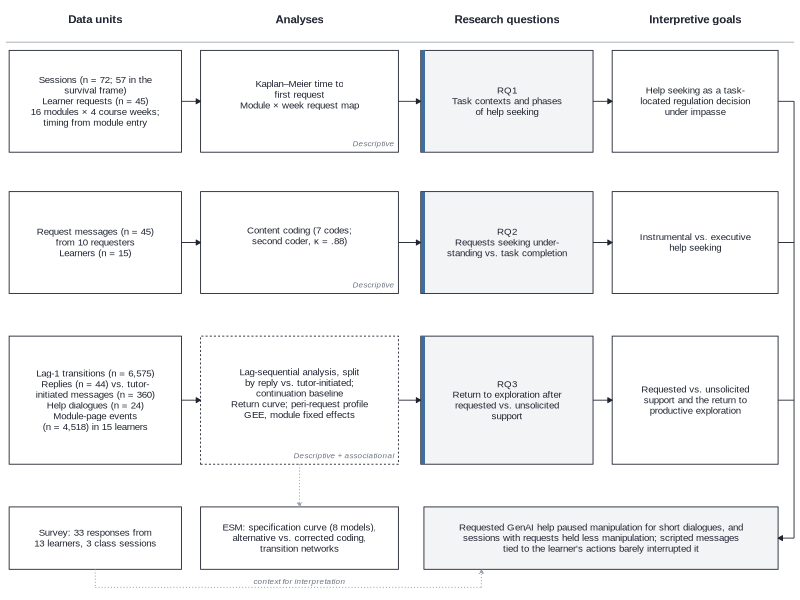
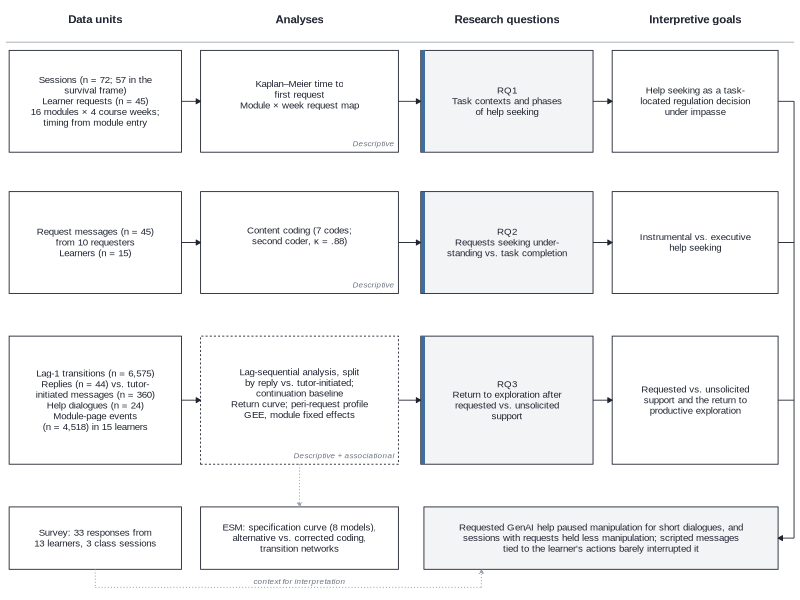
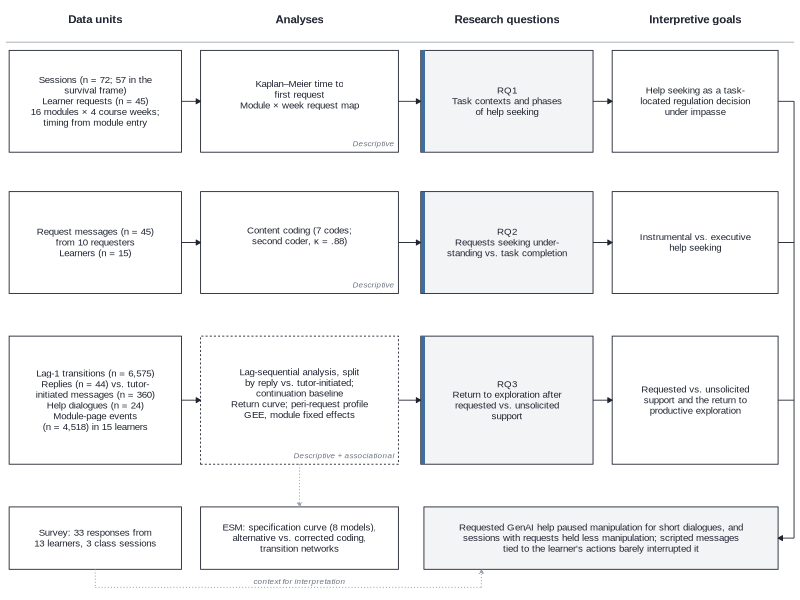

The R script that drew these images, in order:
# Analytic framework: data units -> analyses -> RQ -> interpretive goal (consent-16 n values). Vector, 174 mm.
suppressPackageStartupMessages({library(ggplot2); library(dplyr); library(tibble)})
# Figure 3 (Method, Data Analysis). Hand-specified diagram: the n values in the boxes are typed text, not read from
# results; check_numbers.py does not cover them. Output folder from TKL_FIGOUT (repro/run_all.py), default figures/out.
out <- Sys.getenv("TKL_FIGOUT", "out"); dir.create(out, showWarnings = FALSE, recursive = TRUE)
ink <- "#1F2430"; mid <- "#6B7280"; rule <- "#9CA3AF"; fill0 <- "#F3F4F6"; accent <- "#3E6E9E"; fam <- "Arial"
# columns (x centres) and widths
cx <- c(units = 1.55, an = 4.75, rq = 8.0, goal = 10.95); w <- c(units = 2.7, an = 3.1, rq = 2.7, goal = 2.6)
ly <- c(RQ1 = 6.1, RQ2 = 3.95, RQ3 = 1.55); h <- c(RQ1 = 1.55, RQ2 = 1.55, RQ3 = 1.95)
box <- function(col, lane, label, lty = "solid", fill = "white", bold = FALSE, tag = NA, hh = h[[lane]], yy = ly[[lane]]) {
  tibble(x = cx[[col]], y = yy, w = w[[col]], h = hh, label = label, lty = lty, fill = fill, bold = bold, tag = tag)
}
B <- bind_rows(
  box("units", "RQ1", "Sessions (n = 72; 57 in the\nsurvival frame)\nLearner requests (n = 45)\n16 modules \u00d7 4 course weeks;\ntiming from module entry"),
  box("units", "RQ2", "Request messages (n = 45)\nfrom 10 requesters\nLearners (n = 15)"),
  box("units", "RQ3", "Lag-1 transitions (n = 6,575)\nReplies (n = 44) vs. tutor-\ninitiated messages (n = 360)\nHelp dialogues (n = 24)\nModule-page events\n(n = 4,518) in 15 learners"),
  box("an", "RQ1", "Kaplan\u2013Meier time to\nfirst request\nModule \u00d7 week request map", tag = "Descriptive"),
  box("an", "RQ2", "Content coding (7 codes;\nsecond coder, \u03ba = .88)", tag = "Descriptive"),
  box("an", "RQ3", "Lag-sequential analysis, split\nby reply vs. tutor-initiated;\ncontinuation baseline\nReturn curve; peri-request profile\nGEE, module fixed effects", lty = "22", tag = "Descriptive + associational"),
  box("rq", "RQ1", "RQ1\nTask contexts and phases\nof help seeking", fill = fill0, bold = TRUE),
  box("rq", "RQ2", "RQ2\nRequests seeking under-\nstanding vs. task completion", fill = fill0, bold = TRUE),
  box("rq", "RQ3", "RQ3\nReturn to exploration after\nrequested vs. unsolicited\nsupport", fill = fill0, bold = TRUE),
  box("goal", "RQ1", "Help seeking as a task-\nlocated regulation decision\nunder impasse"),
  box("goal", "RQ2", "Instrumental vs. executive\nhelp seeking"),
  box("goal", "RQ3", "Requested vs. unsolicited\nsupport and the return to\nproductive exploration")
)
# context unit (survey) and ESM branch, converging box
ctx <- tibble(x = cx[["units"]], y = -0.55, w = w[["units"]], h = 0.95, label = "Survey: 33 responses from\n13 learners, 3 class sessions", lty = "solid", fill = "white", bold = FALSE, tag = NA)
esm <- tibble(x = cx[["an"]], y = -0.55, w = w[["an"]], h = 0.95, label = "ESM: specification curve (8 models),\nalternative vs. corrected coding,\ntransition networks", lty = "solid", fill = "white", bold = FALSE, tag = NA)
conv <- tibble(x = 9.475, y = -0.55, w = 5.55, h = 0.95, label = "Requested GenAI help paused manipulation for short dialogues, and\nsessions with requests held less manipulation; scripted messages\ntied to the learner's actions barely interrupted it", lty = "solid", fill = fill0, bold = TRUE, tag = NA)
AllB <- bind_rows(B, ctx, esm, conv)
edge <- function(x1, y1, x2, y2, lt = "solid", col = ink) tibble(x = x1, y = y1, xend = x2, yend = y2, lt = lt, col = col)
E <- bind_rows(lapply(names(ly), function(l) bind_rows(
  edge(cx[["units"]] + w[["units"]] / 2, ly[[l]], cx[["an"]] - w[["an"]] / 2, ly[[l]]),
  edge(cx[["an"]] + w[["an"]] / 2, ly[[l]], cx[["rq"]] - w[["rq"]] / 2, ly[[l]]),
  edge(cx[["rq"]] + w[["rq"]] / 2, ly[[l]], cx[["goal"]] - w[["goal"]] / 2, ly[[l]]))))
# goals converge (orthogonal: down a spine at the right of goal column, then into contribution box)
spine_x <- cx[["goal"]] + w[["goal"]] / 2 + 0.25
S <- bind_rows(lapply(names(ly), function(l) tibble(x = cx[["goal"]] + w[["goal"]] / 2, y = ly[[l]], xend = spine_x, yend = ly[[l]])),
               tibble(x = spine_x, y = ly[["RQ1"]], xend = spine_x, yend = -0.55))
S_arrow <- tibble(x = spine_x, y = -0.55, xend = 9.475 + 5.55 / 2, yend = -0.55)
# ESM branch (light, dotted) from RQ3 analyses; survey context to contribution (light)
br <- edge(cx[["an"]], ly[["RQ3"]] - h[["RQ3"]] / 2, cx[["an"]], -0.55 + 0.475, "12", rule)
ctxl <- tibble(x = c(cx[["units"]], cx[["units"]]), y = c(-1.025, -1.3), xend = c(cx[["units"]], 7.6), yend = c(-1.3, -1.3))
ctxa <- tibble(x = 7.6, y = -1.3, xend = 7.6, yend = -1.025)
br2 <- tibble(x = cx[["units"]] + w[["units"]] / 2, y = -0.75, xend = 9.475 - 5.55 / 2, yend = -0.75)
hdr <- tibble(x = cx, y = 7.35, label = c("Data units", "Analyses", "Research questions", "Interpretive goals"))
p <- ggplot() +
  geom_rect(data = AllB, aes(xmin = x - w / 2, xmax = x + w / 2, ymin = y - h / 2, ymax = y + h / 2, linetype = lty, fill = fill),
            colour = ink, linewidth = 0.3) +
  geom_rect(data = filter(AllB, grepl("^RQ", label)), aes(xmin = x - w / 2, xmax = x - w / 2 + 0.06, ymin = y - h / 2, ymax = y + h / 2),
            fill = accent, colour = NA) +
  geom_text(data = AllB, aes(x = x, y = y + ifelse(is.na(tag), 0, 0.1), label = label), family = fam, size = 2.45, colour = ink, lineheight = 0.92) +
  geom_text(data = filter(AllB, !is.na(tag)), aes(x = x + w / 2 - 0.06, y = y - h / 2 + 0.13, label = tag), family = fam,
            size = 2.05, colour = mid, hjust = 1, fontface = "italic") +
  geom_segment(data = E, aes(x, y, xend = xend, yend = yend), colour = ink, linewidth = 0.3,
               arrow = arrow(length = unit(1.3, "mm"), type = "closed")) +
  geom_segment(data = S, aes(x, y, xend = xend, yend = yend), colour = ink, linewidth = 0.3) +
  geom_segment(data = S_arrow, aes(x, y, xend = xend, yend = yend), colour = ink, linewidth = 0.3,
               arrow = arrow(length = unit(1.3, "mm"), type = "closed")) +
  geom_segment(data = br, aes(x, y, xend = xend, yend = yend), colour = rule, linewidth = 0.35, linetype = "12",
               arrow = arrow(length = unit(1.2, "mm"), type = "closed")) +
  geom_text(data = hdr, aes(x, y, label = label), family = fam, size = 2.9, fontface = "bold", colour = ink) +
  annotate("segment", x = 0.15, xend = 12.5, y = 7.0, yend = 7.0, colour = rule, linewidth = 0.3) +
  geom_segment(data = ctxl, aes(x, y, xend = xend, yend = yend), colour = rule, linewidth = 0.35, linetype = "12") +
  geom_segment(data = ctxa, aes(x, y, xend = xend, yend = yend), colour = rule, linewidth = 0.35, linetype = "12",
               arrow = arrow(length = unit(1.2, "mm"), type = "closed")) +
  annotate("text", x = 4.75, y = -1.21, label = "context for interpretation", family = fam, size = 2.05, colour = mid, fontface = "italic") +
  scale_linetype_identity() + scale_fill_identity() +
  coord_cartesian(xlim = c(0.1, 12.55), ylim = c(-1.45, 7.6), expand = FALSE) + theme_void() +
  theme(plot.background = element_rect(fill = "white", colour = NA), plot.margin = margin(2, 2, 2, 2))
for (ext in c("pdf", "png", "tiff")) {
  f <- file.path(out, paste0("Figure3_analytic_framework.", ext))
  if (ext == "pdf") ggsave(f, p, width = 174, height = 122, units = "mm", device = cairo_pdf)
  if (ext == "png") ggsave(f, p, width = 174, height = 122, units = "mm", dpi = 600, device = ragg::agg_png, bg = "white")
  if (ext == "tiff") ggsave(f, p, width = 174, height = 122, units = "mm", dpi = 600, device = ragg::agg_tiff, compression = "lzw")
}
cat("done\n")
